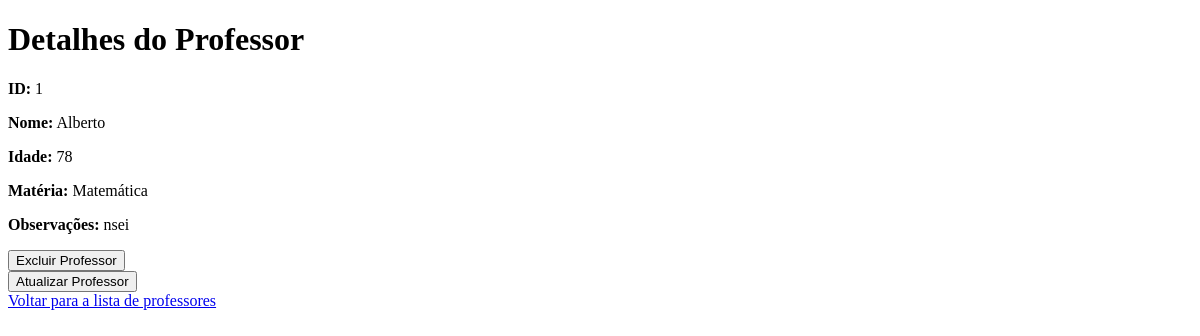
/teachers/1, run on an earlier commit of the app's database.
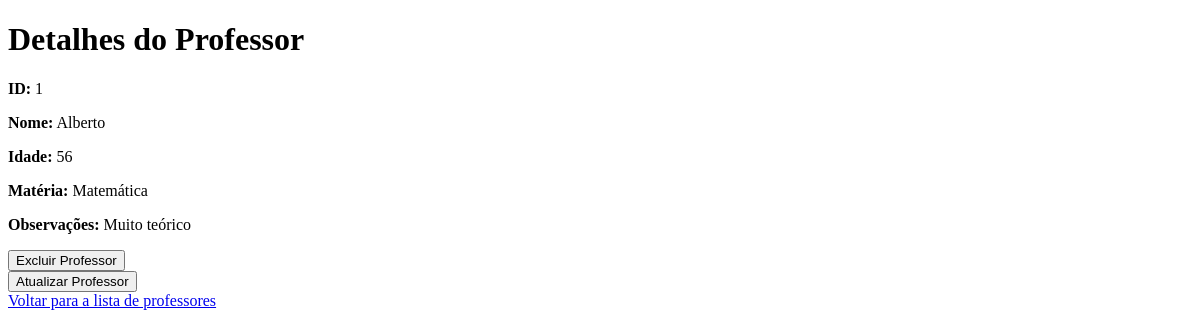
And on a later commit of the database.
### models/teacherModel.py (models this page shows, shortened)
class Teacher(db.Model):
    __tablename__ = 'teachers'
    id = db.Column(db.Integer, primary_key = True)
    nome = db.Column(db.String(120))
    idade = db.Column(db.Integer)
    materia = db.Column(db.String(120))
    observacoes = db.Column(db.String(120))
    def to_dict(self):
        return {
            "id": self.id,
            "nome": self.nome,
            "idade": self.idade,
            "materia": self.materia,
            "observacoes": self.observacoes
        }
    @staticmethod
    def get_by_id(teacher_id):
        teacher = Teacher.query.get(teacher_id)
        if not teacher:
            raise TeacherNotFound
        return teacher.to_dict()

### controllers/teacherController.py (the view)
@teachers_blueprint.route('/teachers/<int:teacher_id>', methods=['GET'])
def get_teacher(teacher_id):
    try:
        teacher = Teacher.get_by_id(teacher_id)
        return render_template('teacher_id.html', teacher=teacher)
    except Teacher.TeacherNotFound:
        return jsonify({'message': 'Professor não encontrado'}), 404

### templates/teacher_id.html (shortened to what this page needs)
<!DOCTYPE html>
<html lang="pt-BR">
<head>
</head>
<body>
  <h1>Detalhes do Professor</h1>
  <p><strong>ID:</strong> {{ teacher.id }}</p>
  <p><strong>Nome:</strong> {{ teacher.nome }}</p>
  <p><strong>Idade:</strong> {{ teacher.idade }}</p>
  <p><strong>Matéria:</strong> {{ teacher.materia }}</p>
  <p><strong>Observações:</strong> {{ teacher.observacoes }}</p>
  <form id="delete-form" action="{{ url_for('teachers.delete_teacher', teacher_id=teacher.id) }}" method="POST">
    <button type="submit">Excluir Professor</button>
  </form>
  <form id="update-form" action="{{ url_for('teachers.update_teacher_page', teacher_id=teacher.id) }}" method="GET">
    <button type="submit">Atualizar Professor</button>
  </form>
  <a href="{{ url_for('teachers.get_teachers') }}">Voltar para a lista de professores</a>
</body>
</html>

What changed in the data, as far as the page shows it:
changed Teacher "Alberto": observacoes "nsei" → "Muito teórico"
Also different on the page:
{{ teacher.idade }}: "78" → "56"
